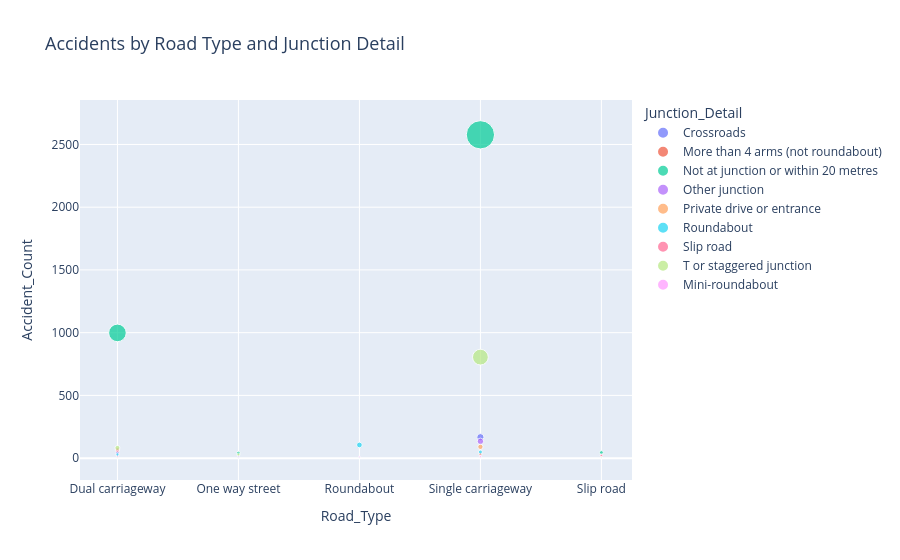

Notebook code cell kept with this figure:
### Code cell
import plotly.express as px
import plotly

# Create interactive scatter plot
fig = px.scatter(
    # grouping by Road_Type and Junction Detail
    # size counts the # of accidents, 
    # turn the grouped data back into clean_data and names the count column num_accidents
    clean_data.groupby(['Road_Type', 'Junction_Detail']).size().reset_index(name='Accident_Count'),
    x='Road_Type',
    y='Accident_Count',
     # color by junction detail
    color='Junction_Detail',
    # size visualization by accident count
    size='Accident_Count',
    # interactive by hoveringing
    hover_data=['Road_Type', 'Junction_Detail', 'Accident_Count'],  
    title="Accidents by Road Type and Junction Detail"
)
# built in filters to enable dynamic updates based on dropdown selections and hover interactions
fig.update_layout(
    title_font_size=18,
    hovermode="closest",
    showlegend=True,
    legend_title_text="Junction_Detail"
)

plotly.offline.plot(fig, filename='scatterPlot.html')
fig.show()

### Figure 1 — Plotly figure (JSON) as saved in the notebook; plotly's stock layout.template omitted (floating-point values rounded to 4 significant figures)
{"data": [{"customdata": [["Crossroads"], ["Crossroads"], ["Crossroads"], ["Crossroads"]], "hovertemplate": "Junction_Detail=%{customdata[0]}<br>Road_Type=%{x}<br>Accident_Count=%{marker.size}<extra></extra>", "legendgroup": "Crossroads", "marker": {"color": "#636efa", "size": [42, 12, 1, 167], "sizemode": "area", "sizeref": 6.442, "symbol": "circle"}, "mode": "markers", "name": "Crossroads", "orientation": "v", "showlegend": true, "type": "scatter", "x": ["Dual carriageway", "One way street", "Roundabout", "Single carriageway"], "xaxis": "x", "y": [42, 12, 1, 167], "yaxis": "y"}, {"customdata": [["More than 4 arms (not roundabout)"], ["More than 4 arms (not roundabout)"], ["More than 4 arms (not roundabout)"], ["More than 4 arms (not roundabout)"]], "hovertemplate": "Junction_Detail=%{customdata[0]}<br>Road_Type=%{x}<br>Accident_Count=%{marker.size}<extra></extra>", "legendgroup": "More than 4 arms (not roundabout)", "marker": {"color": "#EF553B", "size": [10, 4, 33, 2], "sizemode": "area", "sizeref": 6.442, "symbol": "circle"}, "mode": "markers", "name": "More than 4 arms (not roundabout)", "orientation": "v", "showlegend": true, "type": "scatter", "x": ["Dual carriageway", "One way street", "Single carriageway", "Slip road"], "xaxis": "x", "y": [10, 4, 33, 2], "yaxis": "y"}, {"customdata": [["Not at junction or within 20 metres"], ["Not at junction or within 20 metres"], ["Not at junction or within 20 metres"], ["Not at junction or within 20 metres"], ["Not at junction or within 20 metres"]], "hovertemplate": "Junction_Detail=%{customdata[0]}<br>Road_Type=%{x}<br>Accident_Count=%{marker.size}<extra></extra>", "legendgroup": "Not at junction or within 20 metres", "marker": {"color": "#00cc96", "size": [998, 41, 5, 2577, 45], "sizemode": "area", "sizeref": 6.442, "symbol": "circle"}, "mode": "markers", "name": "Not at junction or within 20 metres", "orientation": "v", "showlegend": true, "type": "scatter", "x": ["Dual carriageway", "One way street", "Roundabout", "Single carriageway", "Slip road"], "xaxis": "x", "y": [998, 41, 5, 2577, 45], "yaxis": "y"}, {"customdata": [["Other junction"], ["Other junction"], ["Other junction"], ["Other junction"]], "hovertemplate": "Junction_Detail=%{customdata[0]}<br>Road_Type=%{x}<br>Accident_Count=%{marker.size}<extra></extra>", "legendgroup": "Other junction", "marker": {"color": "#ab63fa", "size": [18, 10, 134, 5], "sizemode": "area", "sizeref": 6.442, "symbol": "circle"}, "mode": "markers", "name": "Other junction", "orientation": "v", "showlegend": true, "type": "scatter", "x": ["Dual carriageway", "One way street", "Single carriageway", "Slip road"], "xaxis": "x", "y": [18, 10, 134, 5], "yaxis": "y"}, {"customdata": [["Private drive or entrance"], ["Private drive or entrance"], ["Private drive or entrance"]], "hovertemplate": "Junction_Detail=%{customdata[0]}<br>Road_Type=%{x}<br>Accident_Count=%{marker.size}<extra></extra>", "legendgroup": "Private drive or entrance", "marker": {"color": "#FFA15A", "size": [3, 90, 1], "sizemode": "area", "sizeref": 6.442, "symbol": "circle"}, "mode": "markers", "name": "Private drive or entrance", "orientation": "v", "showlegend": true, "type": "scatter", "x": ["Dual carriageway", "Single carriageway", "Slip road"], "xaxis": "x", "y": [3, 90, 1], "yaxis": "y"}, {"customdata": [["Roundabout"], ["Roundabout"], ["Roundabout"], ["Roundabout"], ["Roundabout"]], "hovertemplate": "Junction_Detail=%{customdata[0]}<br>Road_Type=%{x}<br>Accident_Count=%{marker.size}<extra></extra>", "legendgroup": "Roundabout", "marker": {"color": "#19d3f3", "size": [29, 3, 105, 49, 2], "sizemode": "area", "sizeref": 6.442, "symbol": "circle"}, "mode": "markers", "name": "Roundabout", "orientation": "v", "showlegend": true, "type": "scatter", "x": ["Dual carriageway", "One way street", "Roundabout", "Single carriageway", "Slip road"], "xaxis": "x", "y": [29, 3, 105, 49, 2], "yaxis": "y"}, {"customdata": [["Slip road"], ["Slip road"], ["Slip road"]], "hovertemplate": "Junction_Detail=%{customdata[0]}<br>Road_Type=%{x}<br>Accident_Count=%{marker.size}<extra></extra>", "legendgroup": "Slip road", "marker": {"color": "#FF6692", "size": [65, 8, 21], "sizemode": "area", "sizeref": 6.442, "symbol": "circle"}, "mode": "markers", "name": "Slip road", "orientation": "v", "showlegend": true, "type": "scatter", "x": ["Dual carriageway", "Single carriageway", "Slip road"], "xaxis": "x", "y": [65, 8, 21], "yaxis": "y"}, {"customdata": [["T or staggered junction"], ["T or staggered junction"], ["T or staggered junction"], ["T or staggered junction"]], "hovertemplate": "Junction_Detail=%{customdata[0]}<br>Road_Type=%{x}<br>Accident_Count=%{marker.size}<extra></extra>", "legendgroup": "T or staggered junction", "marker": {"color": "#B6E880", "size": [81, 28, 805, 5], "sizemode": "area", "sizeref": 6.442, "symbol": "circle"}, "mode": "markers", "name": "T or staggered junction", "orientation": "v", "showlegend": true, "type": "scatter", "x": ["Dual carriageway", "One way street", "Single carriageway", "Slip road"], "xaxis": "x", "y": [81, 28, 805, 5], "yaxis": "y"}, {"customdata": [["Mini-roundabout"], ["Mini-roundabout"], ["Mini-roundabout"]], "hovertemplate": "Junction_Detail=%{customdata[0]}<br>Road_Type=%{x}<br>Accident_Count=%{marker.size}<extra></extra>", "legendgroup": "Mini-roundabout", "marker": {"color": "#FF97FF", "size": [1, 10, 14], "sizemode": "area", "sizeref": 6.442, "symbol": "circle"}, "mode": "markers", "name": "Mini-roundabout", "orientation": "v", "showlegend": true, "type": "scatter", "x": ["One way street", "Roundabout", "Single carriageway"], "xaxis": "x", "y": [1, 10, 14], "yaxis": "y"}], "layout": {"hovermode": "closest", "legend": {"itemsizing": "constant", "title": {"text": "Junction_Detail"}, "tracegroupgap": 0}, "showlegend": true, "title": {"font": {"size": 18}, "text": "Accidents by Road Type and Junction Detail"}, "xaxis": {"anchor": "y", "domain": [0, 1], "title": {"text": "Road_Type"}}, "yaxis": {"anchor": "x", "domain": [0, 1], "title": {"text": "Accident_Count"}}}}
